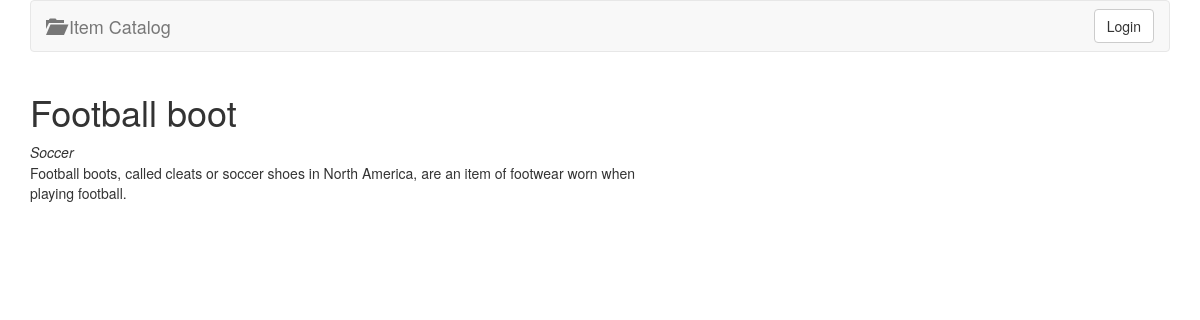
The page /catalog/2/items/6/ on the database its author committed.
### models.py (models this page shows, shortened)
class CategoryItem(Base):
    __tablename__ = 'category_item'
    name = Column(String(80), nullable=False)
    id = Column(Integer, primary_key=True)
    description = Column(String(250))
    category_id = Column(Integer, ForeignKey('category.id'))
    category = relationship(Category)
    user_id = Column(Integer, ForeignKey('user.id'))
    user = relationship(User)

class Category(Base):
    __tablename__ = 'category'
    id = Column(Integer, primary_key=True)
    name = Column(String(250), nullable=False)
    user_id = Column(Integer, ForeignKey('user.id'))
    user = relationship(User)
    items = relationship("CategoryItem")

### app.py (the view)
@app.route('/catalog/<int:category_id>/items/<int:item_id>/', methods=['GET'])
def showCategoryItem(category_id, item_id):
    item = session.query(CategoryItem).filter_by(id=item_id).one()
    category = session.query(Category).filter_by(id=category_id).one()
    if request_wants_json():
        return jsonify(Item=item.serialize)
    else:
        return render_template('viewCategoryItem.html', category=category,
                               item=item)

### app.py (called while the page is built)
def request_wants_json():
    best = request.accept_mimetypes \
        .best_match(['application/json', 'text/html'])
    return best == 'application/json' and \
        request.accept_mimetypes[best] > \
        request.accept_mimetypes['text/html']

### templates/viewCategoryItem.html (shortened to what this page needs)
{% extends "layout.html" %}
{% block content %}
	<div class="row banner item">
		<div class="col-md-7 padding-none">
			<h1>{{ item.name }}</h1>
			<em>{{category.name}}</em>
			<div class="row"><div class="col-md-7 top7"></div></div>
			<p>{{ item.description }}</p>
		</div>
	</div>
{% endblock %}

### rows shown on the page
CategoryItem: name "Football boot", description "Football boots, called cleats or soccer shoes in North America, are an item of footwear worn when playing football."
Category: name "Soccer"
